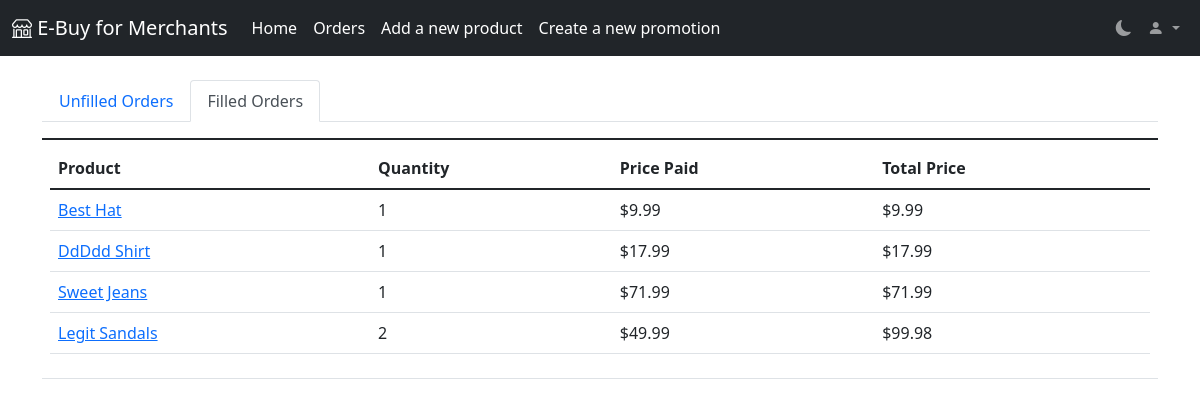
Screenshot of /merchant/orders/filled (signed in) with the database file from the repository.
### app/models.py (models this page shows, shortened)
class OrderRow(db.Model):
    row_id = db.Column(db.Integer, primary_key=True)
    """The primary key of the order row"""
    id = db.Column(db.Integer, db.ForeignKey('order.id'))
    """A foreign key that relates to the Order that the row belongs to"""
    product_id = db.Column(db.Integer, db.ForeignKey('product.id'))
    """A foreign key that relates to the product purchased in the row"""
    quantity = db.Column(db.Integer)
    """The number of the product that was purchased"""
    product_price = db.Column(db.Float)
    """The price of each product at the time it was purchased"""
    product = db.relationship("Product", back_populates="orders")
    """A relationship that links to the Product object purchased in the row"""
    filled = db.Column(db.Boolean, default=False)
    """A boolean that represents if the order was filled or not. Defaults to `False`."""
    timestamp = db.Column(db.DateTime, default=datetime.utcnow)
    """The time at which the OrderRow was created. Defaults to `datetime.utcnow`."""

class Product(db.Model):
    id = db.Column(db.Integer, primary_key=True)
    """The primary key of the product"""
    category_id = db.Column(db.Integer, db.ForeignKey('category.id'))
    """The foreign key of the category the product belongs to"""
    merchant_id = db.Column(db.Integer, db.ForeignKey('user.id'))
    """The foreign key of the merchant User the product belongs to"""
    name = db.Column(db.String(128))
    """The name of the product"""
    price = db.Column(db.Float)
    """The price of the product"""
    description = db.Column(db.Text)
    """The description of the product"""
    reviews = db.relationship('Review', backref='product', lazy='dynamic')
    """A queryable database relationship that retrieves the reviews of the product"""
    images = db.relationship('Image', backref='product')
    """A instrumentedList that contains the Image objects related to the product"""
    orders = db.relationship("OrderRow", back_populates="product")
    """A relationship that retrieves orders of the product"""

### app/routes.py (the view)
@webapp.route('/merchant/orders/filled')
@merchant_required
@login_required
def merchant_orders_filled():
    query = select(OrderRow, Product).join(Product.orders).where(OrderRow.filled == True). \
        where(Product.merchant_id == current_user.id)
    results = db.session.execute(query.order_by(OrderRow.timestamp)).all()
    items = {}
    for order, product in results:
        total_order = Order.query.filter_by(id=order.id).first()
        if order.id not in items:
            items[order.id] = {'order': total_order, 'rows': [(order, product)]}
        else:
            items[order.id]['rows'].append((order, product))
    return render_template('merchant_orders_filled.html', orders=items)

### app/models.py (called while the page is built)
@login.user_loader
def load_user(id):
    return User.query.get(int(id))

### app/routes.py (called while the page is built)
def add_categories(func):
    def inner(*args, **kwargs):
        return func(*args, **kwargs, categories=get_category_dict())
    return inner

### app/utils.py (called while the page is built)
def get_merchant():
    return Role.query.filter_by(name='merchant').first()

def merchant_required(func):
    @wraps(func)
    def inner(*args, **kwargs):
        if not current_user.is_authenticated or current_user.roles.filter_by(id=get_merchant().id).count() == 0:
            flash("You must be a merchant to access this page!")
            return redirect('/merchant/login')
        else:
            return func(*args, **kwargs)
    return inner

def get_category_dict():
    return {c.name: c.id for c in Category.query.all()}

### app/templates/merchant_orders_filled.html (shortened to what this page needs)
{% extends "merchant_base.html" %}
{% block main %}
    <br>
    <ul class="nav nav-tabs">
        <li class="nav-item">
            <a class="nav-link" aria-current="page" href="/merchant/orders">Unfilled Orders</a>
        </li>
        <li class="nav-item">
            <a class="nav-link active" href="/merchant/orders/filled">Filled Orders</a>
        </li>
    </ul>
    <table class="table">
        <thead>
        <tr>
            <th scope="col"></th>
        </tr>
        </thead>
        <tbody>
        {% for k, v in orders.items() %}
            <td>
                <table class="table">
                    <thead>
                    <tr>
                        <th scope="col">Product</th>
                        <th scope="col">Quantity</th>
                        <th scope="col">Price Paid</th>
                        <th scope="col">Total Price</th>
                    </tr>
                    </thead>
                    {% for order, product in v.rows %}
                        <tr>
                            <td><a href="{{ '/product/%s' %product.id }}">{{ product.name }}</a></td>
                            <td>{{ order.quantity }}</td>
                            <td>{{ "$%.2f"|format(order.product_price) }}</td>
                            <td>{{ "$%.2f"|format(order.quantity*order.product_price) }}</td>
                        </tr>
                    {% endfor %}
                </table>
            </td>
        {% endfor %}
        </tbody>
    </table>
{% endblock %}

### rows the page displays
OrderRow: name "Best Hat", quantity "1", product_price "$9.99", order.quantity*order.product_price "$9.99"
OrderRow: name "DdDdd Shirt", quantity "1", product_price "$17.99", order.quantity*order.product_price "$17.99"
OrderRow: name "Sweet Jeans", quantity "1", product_price "$71.99", order.quantity*order.product_price "$71.99"
OrderRow: name "Legit Sandals", quantity "2", product_price "$49.99", order.quantity*order.product_price "$99.98"
